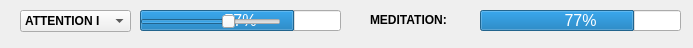
<?xml version="1.0" encoding="UTF-8"?>
<ui version="4.0">
 <class>brainlevels</class>
 <widget class="QWidget" name="brainlevels">
  <property name="geometry">
   <rect>
    <x>0</x>
    <y>0</y>
    <width>693</width>
    <height>48</height>
   </rect>
  </property>
  <property name="windowTitle">
   <string>Mental activity levels</string>
  </property>
  <widget class="QProgressBar" name="progressBar">
   <property name="geometry">
    <rect>
     <x>140</x>
     <y>10</y>
     <width>201</width>
     <height>21</height>
    </rect>
   </property>
   <property name="font">
    <font>
     <pointsize>12</pointsize>
    </font>
   </property>
   <property name="value">
    <number>77</number>
   </property>
   <property name="orientation">
    <enum>Qt::Horizontal</enum>
   </property>
  </widget>
  <widget class="QProgressBar" name="progressBar_2">
   <property name="geometry">
    <rect>
     <x>480</x>
     <y>10</y>
     <width>201</width>
     <height>21</height>
    </rect>
   </property>
   <property name="font">
    <font>
     <pointsize>12</pointsize>
    </font>
   </property>
   <property name="value">
    <number>77</number>
   </property>
   <property name="orientation">
    <enum>Qt::Horizontal</enum>
   </property>
  </widget>
  <widget class="QLabel" name="label_2">
   <property name="geometry">
    <rect>
     <x>370</x>
     <y>12</y>
     <width>111</width>
     <height>16</height>
    </rect>
   </property>
   <property name="font">
    <font>
     <pointsize>9</pointsize>
     <weight>75</weight>
     <bold>true</bold>
    </font>
   </property>
   <property name="text">
    <string>MEDITATION:</string>
   </property>
  </widget>
  <widget class="QSlider" name="horizontalSlider">
   <property name="geometry">
    <rect>
     <x>140</x>
     <y>12</y>
     <width>141</width>
     <height>19</height>
    </rect>
   </property>
   <property name="maximum">
    <number>100</number>
   </property>
   <property name="value">
    <number>64</number>
   </property>
   <property name="orientation">
    <enum>Qt::Horizontal</enum>
   </property>
  </widget>
  <widget class="QComboBox" name="comboBox">
   <property name="geometry">
    <rect>
     <x>20</x>
     <y>10</y>
     <width>111</width>
     <height>22</height>
    </rect>
   </property>
   <property name="font">
    <font>
     <weight>75</weight>
     <bold>true</bold>
    </font>
   </property>
   <item>
    <property name="text">
     <string>ATTENTION I</string>
    </property>
   </item>
   <item>
    <property name="text">
     <string>ATTENTION II</string>
    </property>
   </item>
  </widget>
 </widget>
 <resources/>
 <connections/>
</ui>
